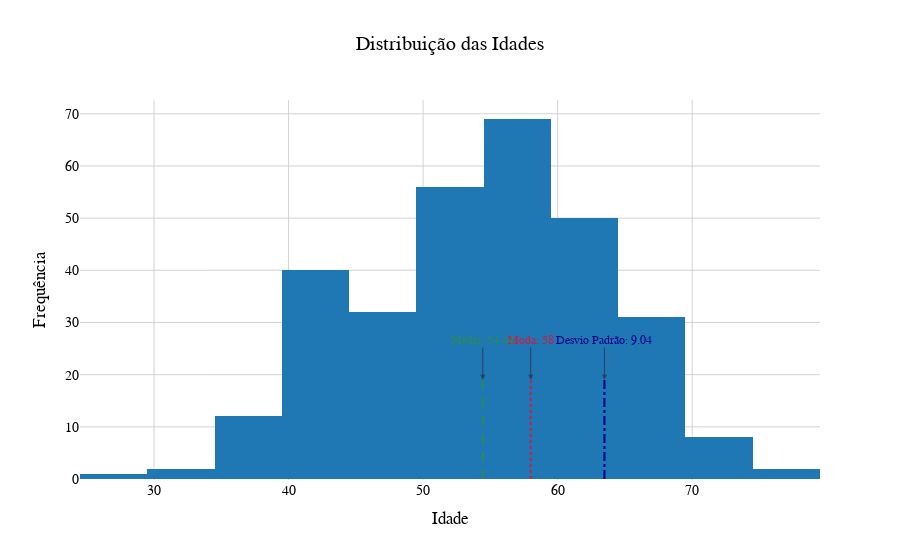

Notebook code cell kept with this figure:
### Code cell
import pandas as pd
import plotly.express as px
import plotly.graph_objects as go

# Calcular estatísticas
moda_age = df['age'].mode()[0]
media_age = df['age'].mean()
desvio_age = df['age'].std()

# Criar o histograma
fig = px.histogram(
    df,
    x='age',
    nbins=10,
    title='Distribuição das Idades',
    labels={'age': 'Idade'},
    color_discrete_sequence=['#1f77b4']  # Tom de azul suave
)

# Adicionar linha da moda
fig.add_shape(
    type='line',
    x0=moda_age, y0=0,
    x1=moda_age, y1=df['age'].value_counts().max(),
    line=dict(color='crimson', width=2, dash='dot'),
    name='Moda'
)

# Adicionar linha da média
fig.add_shape(
    type='line',
    x0=media_age, y0=0,
    x1=media_age, y1=df['age'].value_counts().max(),
    line=dict(color='seagreen', width=2, dash='dash'),
    name='Média'
)

# Adicionar linha do desvio padrão
fig.add_shape(
    type='line',
    x0=media_age + desvio_age, y0=0,
    x1=media_age + desvio_age, y1=df['age'].value_counts().max(),
    line=dict(color='darkblue', width=2, dash='dashdot'),
    name='Desvio Padrão'
)

# Adicionar anotações
fig.add_annotation(
    x=moda_age,
    y=df['age'].value_counts().max(),
    text=f'Moda: {moda_age}',
    showarrow=True,
    arrowhead=2,
    ax=0,
    ay=-40,
    font=dict(size=12, color="crimson")
)

fig.add_annotation(
    x=media_age,
    y=df['age'].value_counts().max(),
    text=f'Média: {media_age:.2f}',
    showarrow=True,
    arrowhead=2,
    ax=0,
    ay=-40,
    font=dict(size=12, color="seagreen")
)

fig.add_annotation(
    x=media_age + desvio_age,
    y=df['age'].value_counts().max(),
    text=f'Desvio Padrão: {desvio_age:.2f}',
    showarrow=True,
    arrowhead=2,
    ax=0,
    ay=-40,
    font=dict(size=12, color="darkblue")
)

# Configurar o layout
fig.update_layout(
    xaxis_title='Idade',
    yaxis_title='Frequência',
    font=dict(family="FiraCode", size=14, color="black"),
    title=dict(text="Distribuição das Idades", x=0.5, font=dict(size=20)),
    xaxis=dict(showgrid=True, gridcolor='lightgrey', zeroline=False),
    yaxis=dict(showgrid=True, gridcolor='lightgrey', zeroline=False),
    plot_bgcolor='white'
)

# Mostrar o gráfico
fig.show()

### Figure 1 — Plotly figure (JSON) as saved in the notebook; plotly's stock layout.template omitted (floating-point values rounded to 4 significant figures; data arrays with more than 128 entries replaced by an {"elided": "..."} marker saying what was removed)
{"data": [{"alignmentgroup": "True", "bingroup": "x", "hovertemplate": "Idade=%{x}<br>count=%{y}<extra></extra>", "legendgroup": "", "marker": {"color": "#1f77b4", "pattern": {"shape": ""}}, "name": "", "nbinsx": 10, "offsetgroup": "", "orientation": "v", "showlegend": false, "type": "histogram", "x": {"elided": "303 int values"}, "xaxis": "x", "yaxis": "y"}], "layout": {"annotations": [{"arrowhead": 2, "ax": 0, "ay": -40, "font": {"color": "crimson", "size": 12}, "showarrow": true, "text": "Moda: 58", "x": 58, "y": 19}, {"arrowhead": 2, "ax": 0, "ay": -40, "font": {"color": "seagreen", "size": 12}, "showarrow": true, "text": "Média: 54.44", "x": 54.44, "y": 19}, {"arrowhead": 2, "ax": 0, "ay": -40, "font": {"color": "darkblue", "size": 12}, "showarrow": true, "text": "Desvio Padrão: 9.04", "x": 63.48, "y": 19}], "barmode": "relative", "font": {"color": "black", "family": "FiraCode", "size": 14}, "legend": {"tracegroupgap": 0}, "plot_bgcolor": "white", "shapes": [{"line": {"color": "crimson", "dash": "dot", "width": 2}, "name": "Moda", "type": "line", "x0": 58, "x1": 58, "y0": 0, "y1": 19}, {"line": {"color": "seagreen", "dash": "dash", "width": 2}, "name": "Média", "type": "line", "x0": 54.44, "x1": 54.44, "y0": 0, "y1": 19}, {"line": {"color": "darkblue", "dash": "dashdot", "width": 2}, "name": "Desvio Padrão", "type": "line", "x0": 63.48, "x1": 63.48, "y0": 0, "y1": 19}], "title": {"font": {"size": 20}, "text": "Distribuição das Idades", "x": 0.5}, "xaxis": {"anchor": "y", "domain": [0, 1], "gridcolor": "lightgrey", "showgrid": true, "title": {"text": "Idade"}, "zeroline": false}, "yaxis": {"anchor": "x", "domain": [0, 1], "gridcolor": "lightgrey", "showgrid": true, "title": {"text": "Frequência"}, "zeroline": false}}}
